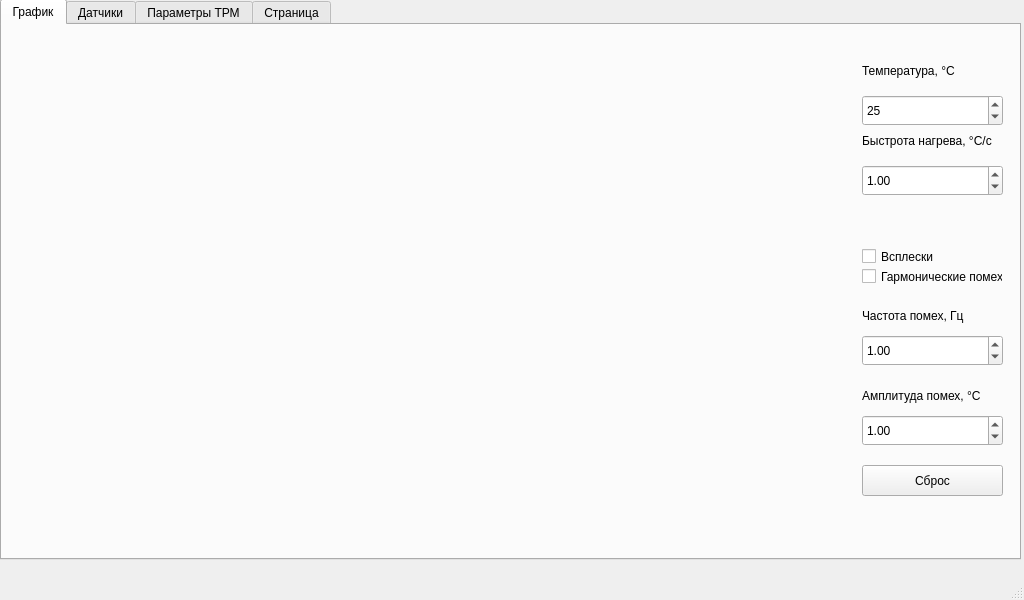
<?xml version="1.0" encoding="UTF-8"?>
<ui version="4.0">
 <class>MainWindow</class>
 <widget class="QMainWindow" name="MainWindow">
  <property name="geometry">
   <rect>
    <x>0</x>
    <y>0</y>
    <width>1024</width>
    <height>600</height>
   </rect>
  </property>
  <property name="windowTitle">
   <string>ТРМ201</string>
  </property>
  <widget class="QWidget" name="centralwidget">
   <widget class="QTabWidget" name="tab_menu_2">
    <property name="geometry">
     <rect>
      <x>0</x>
      <y>-1</y>
      <width>1021</width>
      <height>561</height>
     </rect>
    </property>
    <property name="currentIndex">
     <number>0</number>
    </property>
    <widget class="QWidget" name="tab_2">
     <attribute name="title">
      <string>График</string>
     </attribute>
     <widget class="QSpinBox" name="temp_spin_box">
      <property name="geometry">
       <rect>
        <x>860</x>
        <y>70</y>
        <width>141</width>
        <height>31</height>
       </rect>
      </property>
      <property name="minimum">
       <number>-50</number>
      </property>
      <property name="maximum">
       <number>100</number>
      </property>
      <property name="value">
       <number>25</number>
      </property>
     </widget>
     <widget class="QDoubleSpinBox" name="k_spin_box">
      <property name="geometry">
       <rect>
        <x>860</x>
        <y>140</y>
        <width>141</width>
        <height>31</height>
       </rect>
      </property>
      <property name="minimum">
       <double>0.100000000000000</double>
      </property>
      <property name="maximum">
       <double>10.000000000000000</double>
      </property>
      <property name="singleStep">
       <double>0.100000000000000</double>
      </property>
      <property name="value">
       <double>1.000000000000000</double>
      </property>
     </widget>
     <widget class="QLabel" name="label_3">
      <property name="geometry">
       <rect>
        <x>860</x>
        <y>30</y>
        <width>141</width>
        <height>31</height>
       </rect>
      </property>
      <property name="text">
       <string>Температура, °C</string>
      </property>
      <property name="wordWrap">
       <bool>true</bool>
      </property>
     </widget>
     <widget class="QLabel" name="label_4">
      <property name="geometry">
       <rect>
        <x>860</x>
        <y>100</y>
        <width>141</width>
        <height>31</height>
       </rect>
      </property>
      <property name="text">
       <string>Быстрота нагрева, °C/с</string>
      </property>
      <property name="wordWrap">
       <bool>true</bool>
      </property>
     </widget>
     <widget class="QPushButton" name="reset_plot_button">
      <property name="geometry">
       <rect>
        <x>860</x>
        <y>440</y>
        <width>141</width>
        <height>31</height>
       </rect>
      </property>
      <property name="text">
       <string>Сброс</string>
      </property>
     </widget>
     <widget class="QCheckBox" name="bursts_check_box">
      <property name="geometry">
       <rect>
        <x>860</x>
        <y>220</y>
        <width>141</width>
        <height>23</height>
       </rect>
      </property>
      <property name="text">
       <string>Всплески</string>
      </property>
     </widget>
     <widget class="PlotWidget" name="trm_plot" native="true">
      <property name="geometry">
       <rect>
        <x>0</x>
        <y>30</y>
        <width>821</width>
        <height>481</height>
       </rect>
      </property>
     </widget>
     <widget class="QDoubleSpinBox" name="interference_frequency_spin_box">
      <property name="geometry">
       <rect>
        <x>860</x>
        <y>310</y>
        <width>141</width>
        <height>31</height>
       </rect>
      </property>
      <property name="minimum">
       <double>0.100000000000000</double>
      </property>
      <property name="maximum">
       <double>10.000000000000000</double>
      </property>
      <property name="singleStep">
       <double>0.100000000000000</double>
      </property>
      <property name="value">
       <double>1.000000000000000</double>
      </property>
     </widget>
     <widget class="QLabel" name="label_10">
      <property name="geometry">
       <rect>
        <x>860</x>
        <y>270</y>
        <width>141</width>
        <height>41</height>
       </rect>
      </property>
      <property name="text">
       <string>Частота помех, Гц</string>
      </property>
      <property name="wordWrap">
       <bool>true</bool>
      </property>
     </widget>
     <widget class="QDoubleSpinBox" name="interference_amplitude_spin_box">
      <property name="geometry">
       <rect>
        <x>860</x>
        <y>390</y>
        <width>141</width>
        <height>31</height>
       </rect>
      </property>
      <property name="minimum">
       <double>0.100000000000000</double>
      </property>
      <property name="maximum">
       <double>10.000000000000000</double>
      </property>
      <property name="singleStep">
       <double>0.100000000000000</double>
      </property>
      <property name="value">
       <double>1.000000000000000</double>
      </property>
     </widget>
     <widget class="QLabel" name="label_11">
      <property name="geometry">
       <rect>
        <x>860</x>
        <y>350</y>
        <width>141</width>
        <height>41</height>
       </rect>
      </property>
      <property name="text">
       <string>Амплитуда помех, °C</string>
      </property>
      <property name="wordWrap">
       <bool>true</bool>
      </property>
     </widget>
     <widget class="QCheckBox" name="sin_check_box">
      <property name="geometry">
       <rect>
        <x>860</x>
        <y>240</y>
        <width>141</width>
        <height>23</height>
       </rect>
      </property>
      <property name="text">
       <string>Гармонические помехи</string>
      </property>
     </widget>
    </widget>
    <widget class="QWidget" name="tab_menu">
     <attribute name="title">
      <string>Датчики</string>
     </attribute>
     <widget class="SensorsComboBox" name="sensors_combo_box">
      <property name="geometry">
       <rect>
        <x>10</x>
        <y>50</y>
        <width>311</width>
        <height>51</height>
       </rect>
      </property>
     </widget>
     <widget class="QLabel" name="label">
      <property name="geometry">
       <rect>
        <x>10</x>
        <y>0</y>
        <width>311</width>
        <height>41</height>
       </rect>
      </property>
      <property name="text">
       <string>Датчик</string>
      </property>
      <property name="alignment">
       <set>Qt::AlignCenter</set>
      </property>
     </widget>
     <widget class="CharacteristicsTableWidget" name="sensor_characteristics_table">
      <property name="geometry">
       <rect>
        <x>340</x>
        <y>50</y>
        <width>661</width>
        <height>481</height>
       </rect>
      </property>
      <property name="sizeAdjustPolicy">
       <enum>QAbstractScrollArea::AdjustIgnored</enum>
      </property>
      <property name="editTriggers">
       <set>QAbstractItemView::NoEditTriggers</set>
      </property>
     </widget>
     <widget class="QLabel" name="label_2">
      <property name="geometry">
       <rect>
        <x>260</x>
        <y>-1</y>
        <width>741</width>
        <height>41</height>
       </rect>
      </property>
      <property name="text">
       <string>Градуировочная характеристика</string>
      </property>
      <property name="alignment">
       <set>Qt::AlignCenter</set>
      </property>
     </widget>
     <widget class="SensorInfoTable" name="sensor_info_table">
      <property name="geometry">
       <rect>
        <x>10</x>
        <y>160</y>
        <width>311</width>
        <height>371</height>
       </rect>
      </property>
      <property name="editTriggers">
       <set>QAbstractItemView::NoEditTriggers</set>
      </property>
      <property name="wordWrap">
       <bool>true</bool>
      </property>
      <attribute name="horizontalHeaderVisible">
       <bool>false</bool>
      </attribute>
     </widget>
     <widget class="QLabel" name="label_5">
      <property name="geometry">
       <rect>
        <x>10</x>
        <y>110</y>
        <width>311</width>
        <height>41</height>
       </rect>
      </property>
      <property name="text">
       <string>Справка</string>
      </property>
      <property name="alignment">
       <set>Qt::AlignCenter</set>
      </property>
     </widget>
    </widget>
    <widget class="QWidget" name="tab">
     <attribute name="title">
      <string>Параметры ТРМ</string>
     </attribute>
     <widget class="TRMParametersInfoTable" name="trm_parameters_table">
      <property name="geometry">
       <rect>
        <x>10</x>
        <y>10</y>
        <width>331</width>
        <height>411</height>
       </rect>
      </property>
      <property name="editTriggers">
       <set>QAbstractItemView::NoEditTriggers</set>
      </property>
     </widget>
    </widget>
    <widget class="QWidget" name="settings_tab">
     <attribute name="title">
      <string>Страница</string>
     </attribute>
     <widget class="QLabel" name="label_8">
      <property name="geometry">
       <rect>
        <x>30</x>
        <y>20</y>
        <width>201</width>
        <height>21</height>
       </rect>
      </property>
      <property name="text">
       <string>Верхний диапазон датчика</string>
      </property>
     </widget>
     <widget class="QLabel" name="label_9">
      <property name="geometry">
       <rect>
        <x>30</x>
        <y>80</y>
        <width>201</width>
        <height>21</height>
       </rect>
      </property>
      <property name="text">
       <string>Нижний диапазон датчика</string>
      </property>
     </widget>
     <widget class="QSpinBox" name="uas_min_temp">
      <property name="geometry">
       <rect>
        <x>230</x>
        <y>70</y>
        <width>101</width>
        <height>41</height>
       </rect>
      </property>
     </widget>
     <widget class="QSpinBox" name="uas_max_temp">
      <property name="geometry">
       <rect>
        <x>230</x>
        <y>10</y>
        <width>101</width>
        <height>41</height>
       </rect>
      </property>
     </widget>
     <widget class="SensorsComboBox" name="sensors_combo_box_2">
      <property name="geometry">
       <rect>
        <x>480</x>
        <y>50</y>
        <width>241</width>
        <height>51</height>
       </rect>
      </property>
     </widget>
     <widget class="QLabel" name="label_6">
      <property name="geometry">
       <rect>
        <x>480</x>
        <y>10</y>
        <width>241</width>
        <height>20</height>
       </rect>
      </property>
      <property name="text">
       <string>Выбор датчика для симуляции</string>
      </property>
     </widget>
    </widget>
   </widget>
  </widget>
  <widget class="QStatusBar" name="statusbar"/>
 </widget>
 <customwidgets>
  <customwidget>
   <class>PlotWidget</class>
   <extends>QWidget</extends>
   <header>pyqtgraph</header>
   <container>1</container>
  </customwidget>
  <customwidget>
   <class>SensorsComboBox</class>
   <extends>QComboBox</extends>
   <header>dissertation_gui.widgets.combo_boxes.h</header>
  </customwidget>
  <customwidget>
   <class>CharacteristicsTableWidget</class>
   <extends>QTableWidget</extends>
   <header>dissertation_gui.widgets.tables.h</header>
  </customwidget>
  <customwidget>
   <class>SensorInfoTable</class>
   <extends>QTableWidget</extends>
   <header>dissertation_gui.widgets.tables.h</header>
  </customwidget>
  <customwidget>
   <class>TRMParametersInfoTable</class>
   <extends>QTableView</extends>
   <header>dissertation_gui.widgets.tables.h</header>
  </customwidget>
 </customwidgets>
 <resources/>
 <connections/>
</ui>
